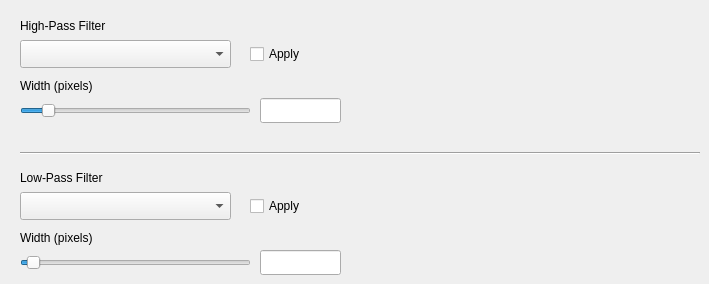
   <widget class="QWidget" name="tabFilters">
    <attribute name="title">
     <string>Filters</string>
    </attribute>
    <widget class="QLabel" name="hpFilterLabel">
     <property name="geometry">
      <rect>
       <x>20</x>
       <y>18</y>
       <width>151</width>
       <height>16</height>
      </rect>
     </property>
     <property name="text">
      <string>High-Pass Filter</string>
     </property>
    </widget>
    <widget class="QComboBox" name="hpFilterCombo">
     <property name="geometry">
      <rect>
       <x>20</x>
       <y>40</y>
       <width>211</width>
       <height>28</height>
      </rect>
     </property>
    </widget>
    <widget class="QCheckBox" name="hpApplyCheck">
     <property name="geometry">
      <rect>
       <x>250</x>
       <y>44</y>
       <width>91</width>
       <height>20</height>
      </rect>
     </property>
     <property name="text">
      <string>Apply</string>
     </property>
    </widget>
    <widget class="QLabel" name="hpFWLabel">
     <property name="geometry">
      <rect>
       <x>20</x>
       <y>78</y>
       <width>111</width>
       <height>16</height>
      </rect>
     </property>
     <property name="text">
      <string>Width (pixels)</string>
     </property>
    </widget>
    <widget class="QSlider" name="hpFWSlider">
     <property name="geometry">
      <rect>
       <x>20</x>
       <y>100</y>
       <width>231</width>
       <height>22</height>
      </rect>
     </property>
     <property name="minimum">
      <number>1</number>
     </property>
     <property name="maximum">
      <number>1000</number>
     </property>
     <property name="value">
      <number>100</number>
     </property>
     <property name="orientation">
      <enum>Qt::Horizontal</enum>
     </property>
    </widget>
    <widget class="QLineEdit" name="hpFWEntry">
     <property name="geometry">
      <rect>
       <x>260</x>
       <y>98</y>
       <width>81</width>
       <height>25</height>
      </rect>
     </property>
     <property name="alignment">
      <set>Qt::AlignRight|Qt::AlignTrailing|Qt::AlignVCenter</set>
     </property>
    </widget>
    <widget class="QFrame" name="filterDivider">
     <property name="geometry">
      <rect>
       <x>20</x>
       <y>145</y>
       <width>680</width>
       <height>16</height>
      </rect>
     </property>
     <property name="frameShape">
      <enum>QFrame::HLine</enum>
     </property>
     <property name="frameShadow">
      <enum>QFrame::Sunken</enum>
     </property>
    </widget>
    <widget class="QLabel" name="lpFilterLabel">
     <property name="geometry">
      <rect>
       <x>20</x>
       <y>170</y>
       <width>151</width>
       <height>16</height>
      </rect>
     </property>
     <property name="text">
      <string>Low-Pass Filter</string>
     </property>
    </widget>
    <widget class="QComboBox" name="lpFilterCombo">
     <property name="geometry">
      <rect>
       <x>20</x>
       <y>192</y>
       <width>211</width>
       <height>28</height>
      </rect>
     </property>
    </widget>
    <widget class="QCheckBox" name="lpApplyCheck">
     <property name="geometry">
      <rect>
       <x>250</x>
       <y>196</y>
       <width>91</width>
       <height>20</height>
      </rect>
     </property>
     <property name="text">
      <string>Apply</string>
     </property>
    </widget>
    <widget class="QLabel" name="lpFWLabel">
     <property name="geometry">
      <rect>
       <x>20</x>
       <y>230</y>
       <width>111</width>
       <height>16</height>
      </rect>
     </property>
     <property name="text">
      <string>Width (pixels)</string>
     </property>
    </widget>
    <widget class="QSlider" name="lpFWSlider">
     <property name="geometry">
      <rect>
       <x>20</x>
       <y>252</y>
       <width>231</width>
       <height>22</height>
      </rect>
     </property>
     <property name="minimum">
      <number>1</number>
     </property>
     <property name="maximum">
      <number>1000</number>
     </property>
     <property name="value">
      <number>30</number>
     </property>
     <property name="orientation">
      <enum>Qt::Horizontal</enum>
     </property>
    </widget>
    <widget class="QLineEdit" name="lpFWEntry">
     <property name="geometry">
      <rect>
       <x>260</x>
       <y>250</y>
       <width>81</width>
       <height>25</height>
      </rect>
     </property>
     <property name="alignment">
      <set>Qt::AlignRight|Qt::AlignTrailing|Qt::AlignVCenter</set>
     </property>
    </widget>
   </widget>
